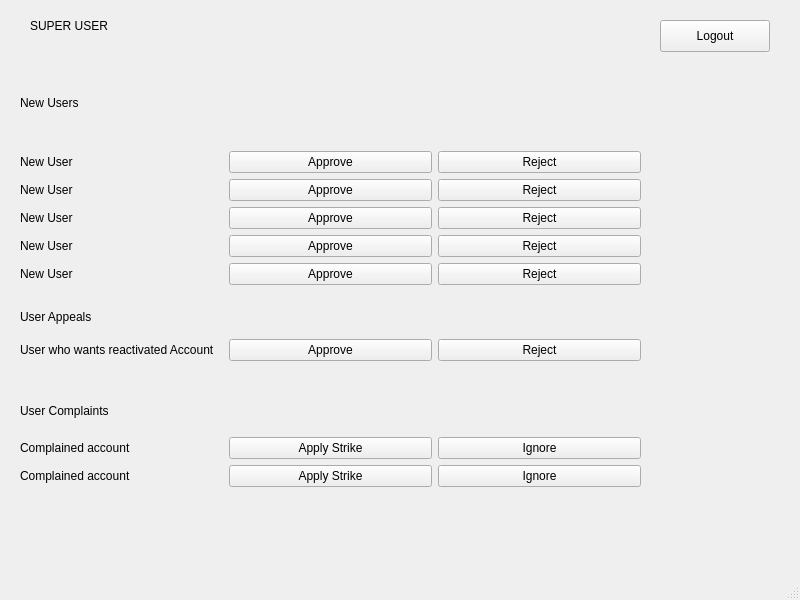
<?xml version="1.0" encoding="UTF-8"?>
<ui version="4.0">
 <class>MainWindow</class>
 <widget class="QMainWindow" name="MainWindow">
  <property name="geometry">
   <rect>
    <x>0</x>
    <y>0</y>
    <width>800</width>
    <height>600</height>
   </rect>
  </property>
  <property name="windowTitle">
   <string>MainWindow</string>
  </property>
  <widget class="QWidget" name="centralwidget">
   <widget class="QLabel" name="label">
    <property name="geometry">
     <rect>
      <x>30</x>
      <y>10</y>
      <width>141</width>
      <height>31</height>
     </rect>
    </property>
    <property name="text">
     <string>SUPER USER</string>
    </property>
   </widget>
   <widget class="QWidget" name="layoutWidget_5">
    <property name="geometry">
     <rect>
      <x>20</x>
      <y>390</y>
      <width>621</width>
      <height>97</height>
     </rect>
    </property>
    <layout class="QVBoxLayout" name="verticalLayout_4">
     <item>
      <widget class="QLabel" name="label_12">
       <property name="text">
        <string>User Complaints</string>
       </property>
      </widget>
     </item>
     <item>
      <layout class="QHBoxLayout" name="horizontalLayout_10">
       <item>
        <widget class="QLabel" name="label_14">
         <property name="text">
          <string>Complained account</string>
         </property>
        </widget>
       </item>
       <item>
        <widget class="QPushButton" name="pushButton_19">
         <property name="text">
          <string>Apply Strike</string>
         </property>
        </widget>
       </item>
       <item>
        <widget class="QPushButton" name="pushButton_20">
         <property name="text">
          <string>Ignore</string>
         </property>
        </widget>
       </item>
      </layout>
     </item>
     <item>
      <layout class="QHBoxLayout" name="horizontalLayout_9">
       <item>
        <widget class="QLabel" name="label_13">
         <property name="text">
          <string>Complained account</string>
         </property>
        </widget>
       </item>
       <item>
        <widget class="QPushButton" name="pushButton_17">
         <property name="text">
          <string>Apply Strike</string>
         </property>
        </widget>
       </item>
       <item>
        <widget class="QPushButton" name="pushButton_18">
         <property name="text">
          <string>Ignore</string>
         </property>
        </widget>
       </item>
      </layout>
     </item>
    </layout>
   </widget>
   <widget class="QPushButton" name="pushButton_21">
    <property name="geometry">
     <rect>
      <x>660</x>
      <y>20</y>
      <width>110</width>
      <height>32</height>
     </rect>
    </property>
    <property name="text">
     <string>Logout</string>
    </property>
   </widget>
   <widget class="QWidget" name="">
    <property name="geometry">
     <rect>
      <x>20</x>
      <y>60</y>
      <width>621</width>
      <height>225</height>
     </rect>
    </property>
    <layout class="QVBoxLayout" name="verticalLayout_2">
     <item>
      <widget class="QLabel" name="label_9">
       <property name="text">
        <string>New Users</string>
       </property>
      </widget>
     </item>
     <item>
      <layout class="QVBoxLayout" name="verticalLayout">
       <item>
        <layout class="QHBoxLayout" name="horizontalLayout">
         <item>
          <widget class="QLabel" name="label_2">
           <property name="text">
            <string>New User </string>
           </property>
          </widget>
         </item>
         <item>
          <widget class="QPushButton" name="pushButton">
           <property name="text">
            <string>Approve</string>
           </property>
          </widget>
         </item>
         <item>
          <widget class="QPushButton" name="pushButton_2">
           <property name="text">
            <string>Reject</string>
           </property>
          </widget>
         </item>
        </layout>
       </item>
       <item>
        <layout class="QHBoxLayout" name="horizontalLayout_2">
         <item>
          <widget class="QLabel" name="label_3">
           <property name="text">
            <string>New User </string>
           </property>
          </widget>
         </item>
         <item>
          <widget class="QPushButton" name="pushButton_3">
           <property name="text">
            <string>Approve</string>
           </property>
          </widget>
         </item>
         <item>
          <widget class="QPushButton" name="pushButton_4">
           <property name="text">
            <string>Reject</string>
           </property>
          </widget>
         </item>
        </layout>
       </item>
       <item>
        <layout class="QHBoxLayout" name="horizontalLayout_5">
         <item>
          <widget class="QLabel" name="label_6">
           <property name="text">
            <string>New User </string>
           </property>
          </widget>
         </item>
         <item>
          <widget class="QPushButton" name="pushButton_9">
           <property name="text">
            <string>Approve</string>
           </property>
          </widget>
         </item>
         <item>
          <widget class="QPushButton" name="pushButton_10">
           <property name="text">
            <string>Reject</string>
           </property>
          </widget>
         </item>
        </layout>
       </item>
       <item>
        <layout class="QHBoxLayout" name="horizontalLayout_6">
         <item>
          <widget class="QLabel" name="label_7">
           <property name="text">
            <string>New User </string>
           </property>
          </widget>
         </item>
         <item>
          <widget class="QPushButton" name="pushButton_11">
           <property name="text">
            <string>Approve</string>
           </property>
          </widget>
         </item>
         <item>
          <widget class="QPushButton" name="pushButton_12">
           <property name="text">
            <string>Reject</string>
           </property>
          </widget>
         </item>
        </layout>
       </item>
       <item>
        <layout class="QHBoxLayout" name="horizontalLayout_7">
         <item>
          <widget class="QLabel" name="label_8">
           <property name="text">
            <string>New User </string>
           </property>
          </widget>
         </item>
         <item>
          <widget class="QPushButton" name="pushButton_13">
           <property name="text">
            <string>Approve</string>
           </property>
          </widget>
         </item>
         <item>
          <widget class="QPushButton" name="pushButton_14">
           <property name="text">
            <string>Reject</string>
           </property>
          </widget>
         </item>
        </layout>
       </item>
      </layout>
     </item>
    </layout>
   </widget>
   <widget class="QWidget" name="">
    <property name="geometry">
     <rect>
      <x>20</x>
      <y>300</y>
      <width>621</width>
      <height>61</height>
     </rect>
    </property>
    <layout class="QVBoxLayout" name="verticalLayout_3">
     <item>
      <widget class="QLabel" name="label_10">
       <property name="text">
        <string>User Appeals</string>
       </property>
      </widget>
     </item>
     <item>
      <layout class="QHBoxLayout" name="horizontalLayout_8">
       <item>
        <widget class="QLabel" name="label_11">
         <property name="text">
          <string>User who wants reactivated Account</string>
         </property>
        </widget>
       </item>
       <item>
        <widget class="QPushButton" name="pushButton_15">
         <property name="text">
          <string>Approve</string>
         </property>
        </widget>
       </item>
       <item>
        <widget class="QPushButton" name="pushButton_16">
         <property name="text">
          <string>Reject</string>
         </property>
        </widget>
       </item>
      </layout>
     </item>
    </layout>
   </widget>
  </widget>
  <widget class="QMenuBar" name="menubar">
   <property name="geometry">
    <rect>
     <x>0</x>
     <y>0</y>
     <width>800</width>
     <height>22</height>
    </rect>
   </property>
  </widget>
  <widget class="QStatusBar" name="statusbar"/>
 </widget>
 <resources/>
 <connections/>
</ui>
